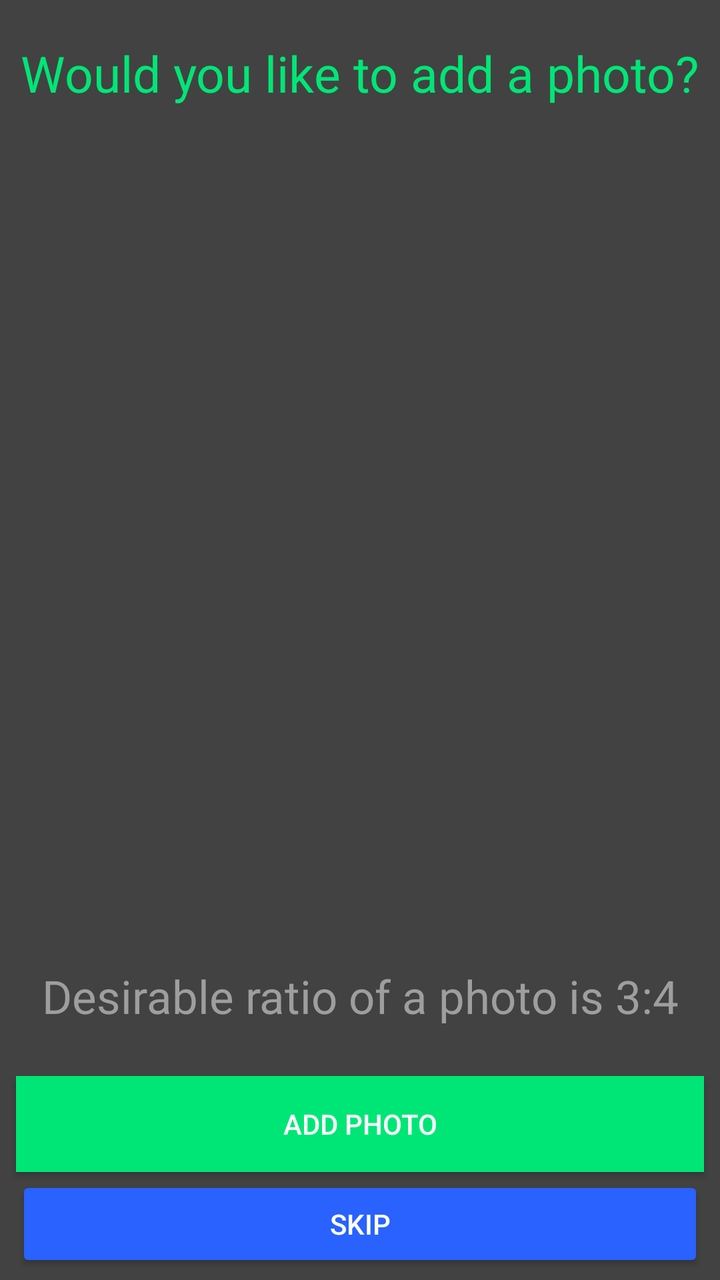
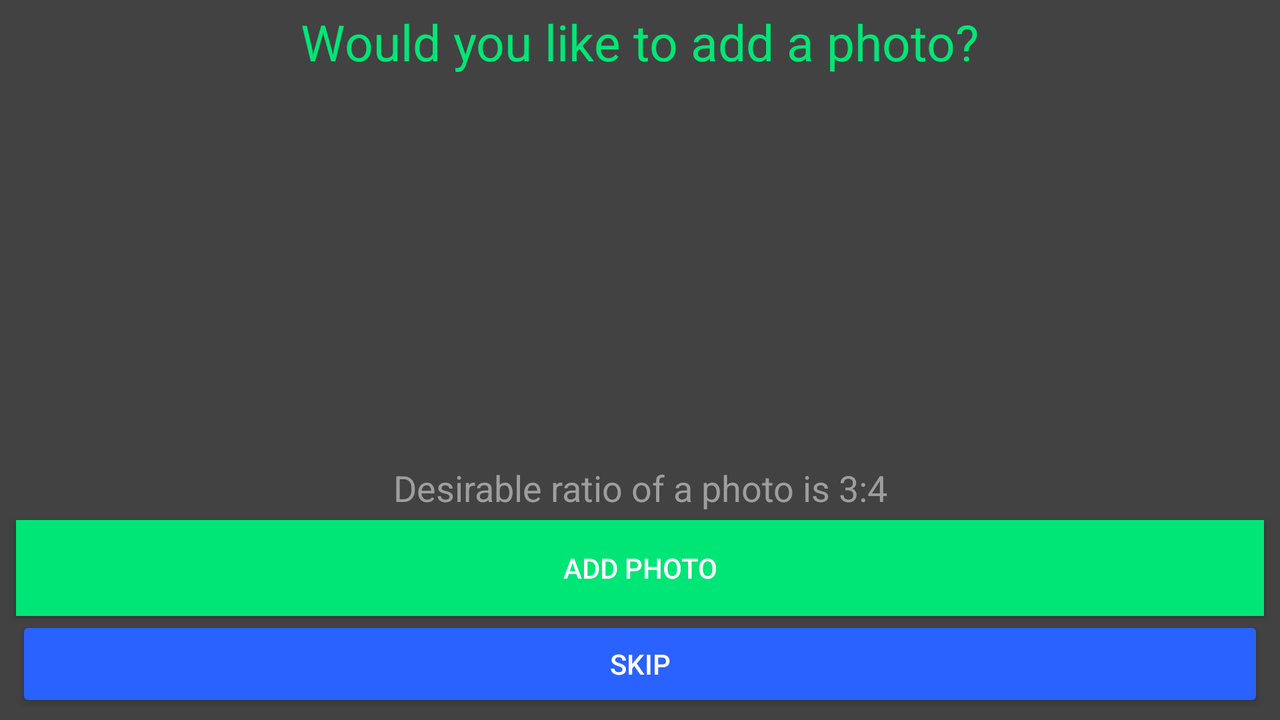

Two renders of one Android screen. The first uses the default layout on a phone; the second uses the alternative layout the repository ships for a different screen configuration, on a matching device. The two XML files are below.
<!-- AndroidManifest.xml: application theme AppTheme -->
<!-- res/layout/activity_adding_photo.xml -->
<?xml version="1.0" encoding="utf-8"?>
<android.support.constraint.ConstraintLayout xmlns:android="http://schemas.android.com/apk/res/android"
    xmlns:app="http://schemas.android.com/apk/res-auto"
    xmlns:tools="http://schemas.android.com/tools"
    android:layout_width="match_parent"
    android:layout_height="match_parent"
    tools:context="com.angon.tree_of_history.AddingPhotoActivity">


    <TextView
        android:id="@+id/addPhotoSuggestion"
        android:layout_width="wrap_content"
        android:layout_height="wrap_content"
        android:layout_marginStart="8dp"
        android:layout_marginTop="8dp"
        android:layout_marginEnd="8dp"
        android:layout_marginBottom="8dp"
        android:text="@string/add_photo_suggestion"
        android:textSize="25sp"
        android:textColor="@color/appTextColor"
        app:layout_constraintBottom_toBottomOf="parent"
        app:layout_constraintEnd_toEndOf="parent"
        app:layout_constraintStart_toStartOf="parent"
        app:layout_constraintTop_toTopOf="parent"
        app:layout_constraintVertical_bias="0.01999998" />

    <Button
        android:id="@+id/continue_button"
        android:layout_width="match_parent"
        android:layout_height="wrap_content"
        android:layout_marginStart="8dp"
        android:layout_marginTop="8dp"
        android:layout_marginEnd="8dp"
        android:layout_marginBottom="4dp"
        android:text="@string/skip"
        android:textColor="@color/enterTextColor"
        app:layout_constraintBottom_toBottomOf="parent"
        app:layout_constraintEnd_toEndOf="parent"
        app:layout_constraintStart_toStartOf="parent"
        app:layout_constraintTop_toTopOf="parent"
        app:layout_constraintVertical_bias="1.0" />

    <TextView
        android:id="@+id/personName"
        android:layout_width="wrap_content"
        android:layout_height="wrap_content"
        android:layout_marginStart="8dp"
        android:layout_marginTop="8dp"
        android:layout_marginEnd="8dp"
        android:layout_marginBottom="8dp"
        android:gravity="center"
        android:text="@string/desirable_ratio_hint"
        android:textColor="@color/hintTextColor"
        android:textSize="23sp"
        app:layout_constraintBottom_toBottomOf="parent"
        app:layout_constraintEnd_toEndOf="parent"
        app:layout_constraintStart_toStartOf="parent"
        app:layout_constraintTop_toTopOf="parent"
        app:layout_constraintVertical_bias="0.8" />

    <View
        android:id="@+id/view"
        android:layout_width="match_parent"
        android:layout_height="6dp"
        android:layout_marginStart="8dp"
        android:layout_marginEnd="8dp"
        android:layout_marginBottom="8dp"
        app:layout_constraintBottom_toBottomOf="parent"
        app:layout_constraintEnd_toEndOf="parent"
        app:layout_constraintStart_toStartOf="parent"
        app:layout_constraintTop_toBottomOf="@+id/addPhotoSuggestion"
        app:layout_constraintVertical_bias="0.0">

    </View>

    <LinearLayout
        android:layout_width="0dp"
        android:layout_height="0dp"
        android:layout_marginStart="8dp"
        android:layout_marginTop="2dp"
        android:layout_marginEnd="8dp"
        android:layout_marginBottom="2dp"
        app:layout_constraintBottom_toTopOf="@+id/personName"
        app:layout_constraintEnd_toEndOf="parent"
        app:layout_constraintStart_toStartOf="parent"
        app:layout_constraintTop_toBottomOf="@+id/view">

        <ImageView
            android:id="@+id/photo"
            android:layout_width="match_parent"
            android:layout_height="match_parent"
            android:adjustViewBounds="true"
            android:scaleType="fitCenter"
            app:srcCompat="@drawable/add_photo" />

    </LinearLayout>

    <Button
        android:id="@+id/addPhoto"
        android:layout_width="match_parent"
        android:layout_height="wrap_content"
        android:layout_marginStart="8dp"
        android:layout_marginTop="8dp"
        android:layout_marginEnd="8dp"
        android:layout_marginBottom="2dp"
        android:background="@color/appTextColor"
        android:text="@string/add_photo"
        android:textColor="@color/enterTextColor"
        app:layout_constraintBottom_toTopOf="@+id/continue_button"
        app:layout_constraintEnd_toEndOf="parent"
        app:layout_constraintStart_toStartOf="parent"
        app:layout_constraintTop_toBottomOf="@+id/personName"
        app:layout_constraintVertical_bias="1.0" />


</android.support.constraint.ConstraintLayout>
<!-- resources referenced by this layout -->
<resources>
  <color name="appTextColor">#00E676</color>
  <color name="enterTextColor">#FFFFFF</color>
  <color name="hintTextColor">#9E9E9E</color>
  <string name="add_photo">Add photo</string>
  <string name="add_photo_suggestion">Would you like to add a photo?</string>
  <string name="desirable_ratio_hint">Desirable ratio of a photo is 3:4</string>
  <string name="skip">Skip</string>
  <style name="AppTheme" parent="Theme.AppCompat.Light.DarkActionBar">
          <item name="windowNoTitle">true</item>
          <item name="android:windowBackground">@color/windowBackground</item>
          <item name="colorPrimaryDark">@color/colorPrimaryDark</item>
          <item name="colorAccent">@color/colorAccent</item>
          <item name="colorButtonNormal">@color/colorAccent</item>
          <item name="colorControlNormal">@color/colorAccent</item>
          <item name="colorControlHighlight">@color/pressedButtonColor</item>
      </style>
  <color name="windowBackground">#424242</color>
  <color name="colorPrimaryDark">#212121</color>
  <color name="colorAccent">#2962FF</color>
  <color name="pressedButtonColor">#2300D0</color>
</resources>
<!-- res/layout-land/activity_adding_photo.xml (the repository's variant of the layout above) -->
<!-- drawn on the phone turned sideways -->
<?xml version="1.0" encoding="utf-8"?>
<android.support.constraint.ConstraintLayout xmlns:android="http://schemas.android.com/apk/res/android"
    xmlns:app="http://schemas.android.com/apk/res-auto"
    xmlns:tools="http://schemas.android.com/tools"
    android:layout_width="match_parent"
    android:layout_height="match_parent"
    tools:context="com.angon.tree_of_history.AddingPhotoActivity">


    <TextView
        android:id="@+id/addPhotoSuggestion"
        android:layout_width="wrap_content"
        android:layout_height="wrap_content"
        android:layout_marginStart="8dp"
        android:layout_marginTop="4dp"
        android:layout_marginEnd="8dp"
        android:layout_marginBottom="8dp"
        android:text="@string/add_photo_suggestion"
        android:textColor="@color/appTextColor"
        android:textSize="25sp"
        app:layout_constraintBottom_toBottomOf="parent"
        app:layout_constraintEnd_toEndOf="parent"
        app:layout_constraintStart_toStartOf="parent"
        app:layout_constraintTop_toTopOf="parent"
        app:layout_constraintVertical_bias="0.0" />

    <View
        android:id="@+id/view"
        android:layout_width="match_parent"
        android:layout_height="3dp"
        android:layout_marginStart="8dp"
        android:layout_marginEnd="8dp"
        android:layout_marginBottom="8dp"
        app:layout_constraintBottom_toBottomOf="parent"
        app:layout_constraintEnd_toEndOf="parent"
        app:layout_constraintStart_toStartOf="parent"
        app:layout_constraintTop_toBottomOf="@+id/addPhotoSuggestion"
        app:layout_constraintVertical_bias="0.0">

    </View>

    <Button
        android:id="@+id/continue_button"
        android:layout_width="match_parent"
        android:layout_height="wrap_content"
        android:layout_marginStart="8dp"
        android:layout_marginTop="8dp"
        android:layout_marginEnd="8dp"
        android:layout_marginBottom="4dp"
        android:text="@string/skip"
        android:textColor="@color/enterTextColor"
        app:layout_constraintBottom_toBottomOf="parent"
        app:layout_constraintEnd_toEndOf="parent"
        app:layout_constraintStart_toStartOf="parent"
        app:layout_constraintTop_toTopOf="parent"
        app:layout_constraintVertical_bias="1.0" />

    <Button
        android:id="@+id/addPhoto"
        android:layout_width="match_parent"
        android:layout_height="wrap_content"
        android:layout_marginStart="8dp"
        android:layout_marginTop="8dp"
        android:layout_marginEnd="8dp"
        android:background="@color/appTextColor"
        android:text="@string/add_photo"
        android:textColor="@color/enterTextColor"
        app:layout_constraintBottom_toTopOf="@+id/continue_button"
        app:layout_constraintEnd_toEndOf="parent"
        app:layout_constraintStart_toStartOf="parent"
        app:layout_constraintTop_toTopOf="parent"
        app:layout_constraintVertical_bias="1.0" />

    <LinearLayout
        android:layout_width="wrap_content"
        android:layout_height="0dp"
        android:layout_marginBottom="2dp"
        android:orientation="horizontal"
        app:layout_constraintBottom_toTopOf="@id/personName"
        app:layout_constraintEnd_toEndOf="parent"
        app:layout_constraintStart_toStartOf="parent"
        app:layout_constraintTop_toBottomOf="@+id/view">

        <ImageView
            android:id="@+id/photo"
            android:layout_width="match_parent"
            android:layout_height="match_parent"
            android:adjustViewBounds="true"
            android:scaleType="fitCenter"
            app:srcCompat="@drawable/add_photo" />

    </LinearLayout>

    <TextView
        android:id="@+id/personName"
        android:layout_width="wrap_content"
        android:layout_height="wrap_content"
        android:layout_marginStart="8dp"
        android:layout_marginTop="8dp"
        android:layout_marginEnd="8dp"
        android:layout_marginBottom="4dp"
        android:gravity="center"
        android:text="@string/desirable_ratio_hint"
        android:textColor="@color/hintTextColor"
        android:textSize="18sp"
        app:layout_constraintBottom_toTopOf="@id/addPhoto"
        app:layout_constraintEnd_toEndOf="parent"
        app:layout_constraintStart_toStartOf="parent"
        app:layout_constraintTop_toTopOf="parent"
        app:layout_constraintVertical_bias="1.0" />


</android.support.constraint.ConstraintLayout>
